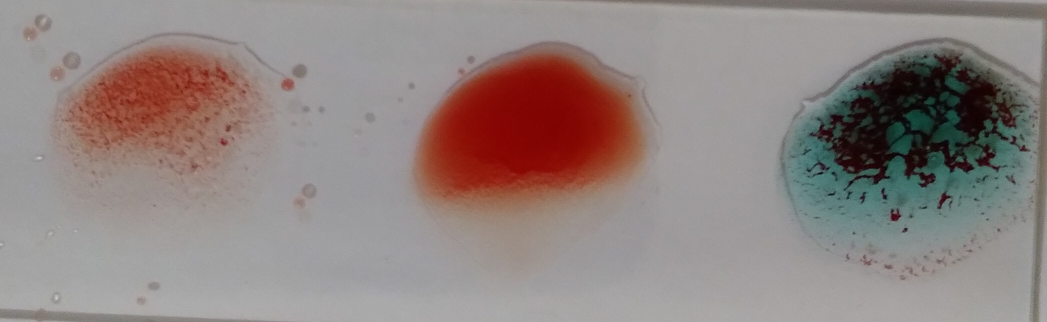
#> input picture test/A+ (98)_jpg.rf.FCgG0bP4lr0eb75VUsfB.jpg, 2093 x 644 px, found by its file name (shown at 1/2 size); its folder holds only this picture in this run
$ jupyter execute --allow-errors 02_color_segmentation_feature_extraction.ipynb   (older library calls are emulated)
#> lines starting #> are read from the running program, lines starting #| are printed output that depends on the picture; after the words box and inside, x2 and y2 are one past the last pixel; in counts of white or black regions, pixels touching at a corner belong together
# Prototype - Color Segmentation and Feature Extraction

Notebook này thử hướng xử lý khách quan hơn: không dùng JSON như đáp án cuối, mà khai thác tri thức miền từ ảnh.

Giả thuyết ban đầu:
- Anti-A có màu xanh.
- Anti-B có màu vàng.
- Anti-D không màu, nên khó nhận diện bằng màu thuốc thử; cần dựa thêm vào vùng máu/texture.
- Background có thể gây nhiễu, nên phải tạo mask foreground trước khi rút đặc trưng.

Đây là prototype để kiểm tra khả năng segment, chưa phải classifier cuối cùng.

[cell 1]
from pathlib import Path
from collections import defaultdict
import json
import math
import re

import cv2
import numpy as np
import pandas as pd
import matplotlib.pyplot as plt

try:
    from google.colab import drive
    IN_COLAB = True
except ImportError:
    IN_COLAB = False

SPLITS = ["train", "valid", "test"]

if IN_COLAB:
    drive.mount("/content/drive")

    # Edit this path if your dataset is stored elsewhere in Google Drive.
    # The folder must contain train/, valid/, test/, and _annotations.coco.json files.
    ROOT = Path("/content/drive/MyDrive/Blood Group Detection.coco")
else:
    ROOT = Path.cwd()

if not all((ROOT / split / "_annotations.coco.json").exists() for split in SPLITS):
    raise FileNotFoundError(
        "COCO dataset not found. If running on Colab, edit ROOT in this cell "
        "to the folder that contains train/, valid/, and test/."
    )

OUTPUT_DIR = ROOT / "processed" / "color_segmentation"
OUTPUT_DIR.mkdir(parents=True, exist_ok=True)

plt.style.use("seaborn-v0_8-whitegrid")
pd.set_option("display.max_columns", 120)

ROOT, OUTPUT_DIR

## 1. Load image list

Ta chỉ dùng JSON để lấy danh sách ảnh và label từ tên file. Không dùng pattern bbox `A/B/D` làm đáp án classification.

[cell 2]
def parse_blood_group(name: str) -> str:
    match = re.match(r"^(AB|A|B|O)[+-]", name)
    return match.group(0) if match else "UNKNOWN"


def load_images_table() -> pd.DataFrame:
    rows = []
    for split in SPLITS:
        path = ROOT / split / "_annotations.coco.json"
        with path.open("r", encoding="utf-8") as f:
            data = json.load(f)

        for img in data["images"]:
            original_name = img.get("extra", {}).get("name", img["file_name"])
            blood_group = parse_blood_group(original_name)
            rows.append({
                "split": split,
                "image_id": img["id"],
                "file_name": img["file_name"],
                "original_name": original_name,
                "blood_group": blood_group,
                "abo": blood_group[:-1] if blood_group != "UNKNOWN" else "UNKNOWN",
                "rh": blood_group[-1] if blood_group != "UNKNOWN" else "UNKNOWN",
                "width": img["width"],
                "height": img["height"],
                "image_path": str(ROOT / split / img["file_name"]),
            })
#> this loop made 3 passes; (reads test/_annotations.coco.json from the repository)
    return pd.DataFrame(rows)


images_df = load_images_table()
images_df.head()

## 2. Color segmentation functions

Ta dùng HSV vì tách màu xanh/vàng ổn hơn RGB. Các ngưỡng bên dưới là ngưỡng ban đầu, cần xem visualization để chỉnh.

Mask chính:
- `anti_a_blue`: vùng xanh/cyan, ứng viên anti-A.
- `anti_b_yellow`: vùng vàng, ứng viên anti-B.
- `blood_red`: vùng đỏ/nâu của máu.
- `foreground`: vùng có màu/không quá trắng, dùng để giảm background.

[cell 3]
def read_rgb(path: str, max_side: int = 1200) -> np.ndarray:
    bgr = cv2.imread(path)
    if bgr is None:
        raise FileNotFoundError(path)
    rgb = cv2.cvtColor(bgr, cv2.COLOR_BGR2RGB)
    h, w = rgb.shape[:2]
    scale = max(h, w) / max_side
    if scale > 1:
        rgb = cv2.resize(rgb, (int(w / scale), int(h / scale)), interpolation=cv2.INTER_AREA)
    return rgb


def clean_mask(mask: np.ndarray, kernel_size: int = 5, min_area: int = 80) -> np.ndarray:
    mask = mask.astype(np.uint8)
    kernel = np.ones((kernel_size, kernel_size), np.uint8)
    mask = cv2.morphologyEx(mask, cv2.MORPH_OPEN, kernel)
    mask = cv2.morphologyEx(mask, cv2.MORPH_CLOSE, kernel)

    num_labels, labels, stats, _ = cv2.connectedComponentsWithStats(mask, connectivity=8)
    cleaned = np.zeros_like(mask)
    for label in range(1, num_labels):
        if stats[label, cv2.CC_STAT_AREA] >= min_area:
            cleaned[labels == label] = 1
    return cleaned.astype(bool)


def segment_image(rgb: np.ndarray) -> dict:
    hsv = cv2.cvtColor(rgb, cv2.COLOR_RGB2HSV)
    h = hsv[:, :, 0]
    s = hsv[:, :, 1]
    v = hsv[:, :, 2]

    # OpenCV hue range is 0..179.
    anti_a_blue = (h >= 80) & (h <= 135) & (s >= 35) & (v >= 35)
    anti_b_yellow = (h >= 15) & (h <= 45) & (s >= 35) & (v >= 45)
    blood_red = (((h <= 12) | (h >= 165)) & (s >= 30) & (v >= 30))

    # General foreground: colored pixels or clearly dark pixels.
    # This avoids treating most white/gray background as useful signal.
    foreground = ((s >= 38) & (v >= 30) & (v <= 250)) | ((s >= 18) & (v <= 150))

    masks = {
        "anti_a_blue": clean_mask(anti_a_blue, kernel_size=5, min_area=120),
        "anti_b_yellow": clean_mask(anti_b_yellow, kernel_size=5, min_area=120),
        "blood_red": clean_mask(blood_red, kernel_size=5, min_area=120),
        "foreground": clean_mask(foreground, kernel_size=5, min_area=200),
    }
    masks["reaction_candidate"] = masks["foreground"] & (masks["blood_red"] | masks["anti_a_blue"] | masks["anti_b_yellow"])
    return masks


def overlay_mask(rgb: np.ndarray, mask: np.ndarray, color=(255, 0, 0), alpha=0.45) -> np.ndarray:
    out = rgb.copy().astype(np.float32)
    color_arr = np.array(color, dtype=np.float32)
    out[mask] = (1 - alpha) * out[mask] + alpha * color_arr
    return out.astype(np.uint8)

## 3. Visual check on representative samples

Đây là cell quan trọng nhất của prototype. Nếu mask xanh/vàng/máu không bám đúng vùng phản ứng, cần chỉnh ngưỡng trước khi dùng feature.

[cell 4]
def pick_one_per_group(df: pd.DataFrame) -> pd.DataFrame:
    order = ["A+", "A-", "B+", "B-", "AB+", "AB-", "O+", "O-"]
    rows = []
    for label in order:
        subset = df[df["blood_group"] == label]
        if not subset.empty:
            rows.append(subset.iloc[0])
    return pd.DataFrame(rows)


samples = pick_one_per_group(images_df)
samples[["split", "blood_group", "file_name"]]

[cell 5]
def show_segmentation_grid(samples: pd.DataFrame):
    rows = len(samples)
    cols = 5
    fig, axes = plt.subplots(rows, cols, figsize=(16, 3.2 * rows))
    if rows == 1:
        axes = np.array([axes])

    for r, (_, sample) in enumerate(samples.iterrows()):
        rgb = read_rgb(sample["image_path"])
#> in read_rgb, bgr is the input picture: shape (644, 2093, 3); mean B, G, R 129, 131.9, 144.1
        masks = segment_image(rgb)
#> in segment_image, `h = hsv[:, :, 0]`:
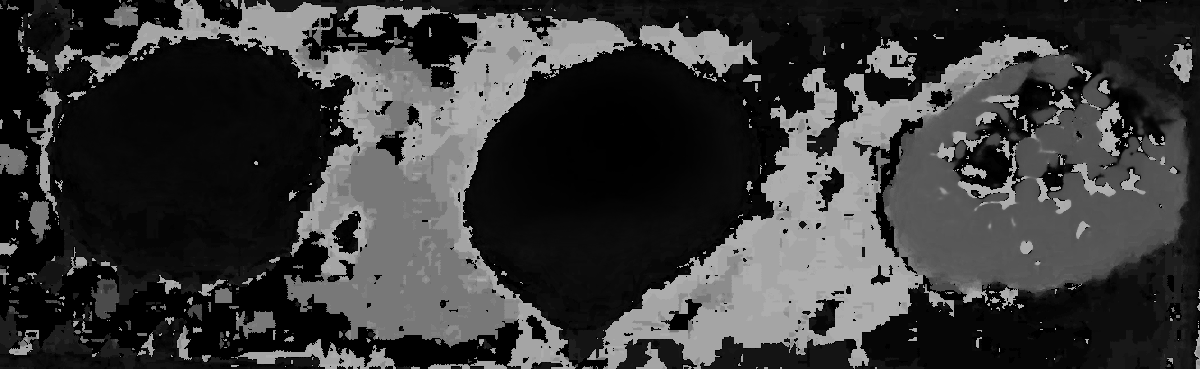
#> h: shape (369, 1200); min 0, max 179, mean 57.3
#> in segment_image, `anti_a_blue = (h >= 80) & (h <= 135) & (s >= 35) & (v >= 35)`:
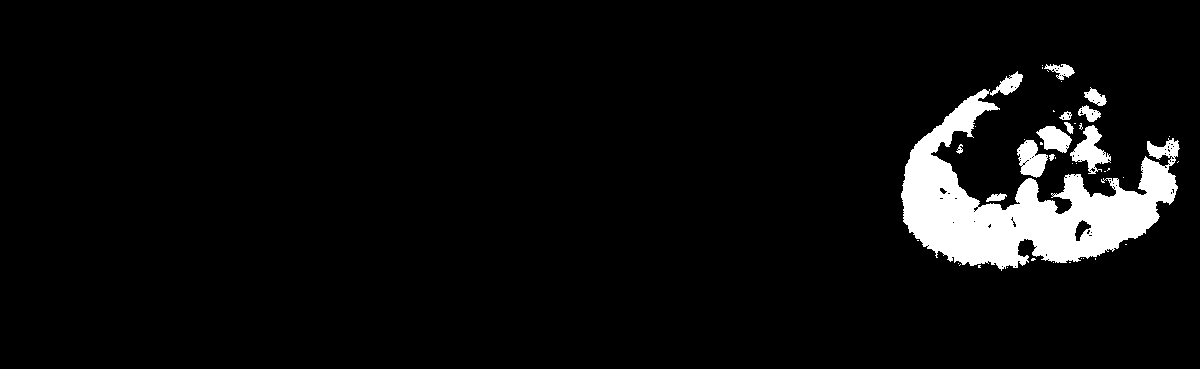
#> anti_a_blue: shape (369, 1200) bool; 5.4% white; 43 white regions (30 under 20 px), largest, box (x1, y1, x2, y2) and area: (901, 89, 1180, 271) 20032, (1070, 125, 1111, 174) 895, (1017, 140, 1048, 178) 758
#> in clean_mask, `num_labels, labels, stats, _ = cv2.connectedComponentsWithStats(mask, ..`:
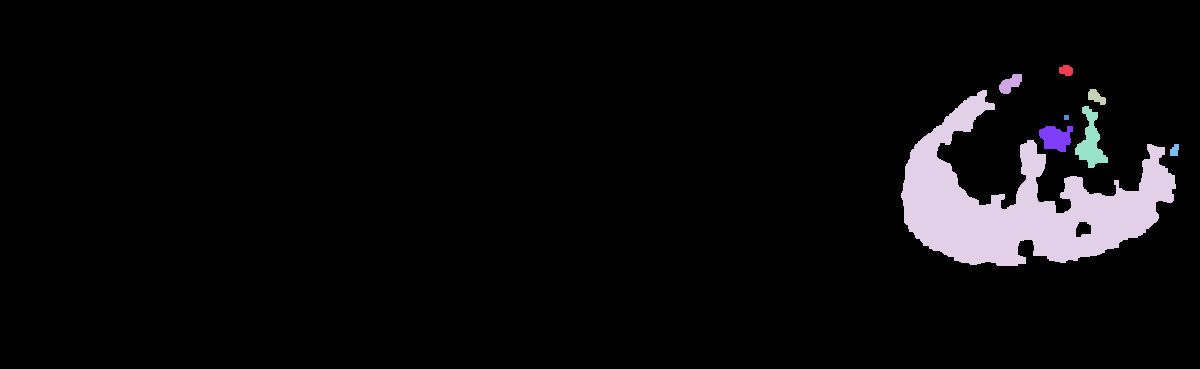
#> labels: shape (369, 1200) int32; 9 distinct labels, from 0 to 8; one colour per label, 0 black
#> in clean_mask, `num_labels, labels, stats, _ = cv2.connectedComponentsWithStats(mask, ..`: num_labels = 9; stats = [[0, 0, 1200, 369, 420190], [1059, 65, 14, 11, 122], [999, 74, 23, 20, 278], [1088, 89, 18, 16, 173], [901, 90, 275, 176, 20377], [1075, 106, 33, 62, 930], [1064, 115, 5, 5, 25], [1039, 126, 34, 26, 619], [1170, 144, 9, 12, 86]]
#> call 2 of clean_mask, with kernel_size = 5, min_area = 120
#> in clean_mask (call 2), `mask = cv2.morphologyEx(mask, cv2.MORPH_OPEN, kernel)`:
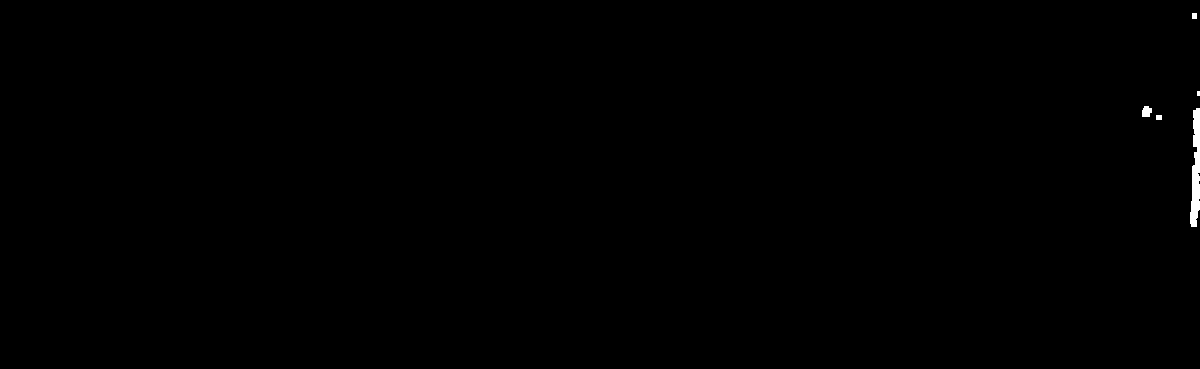
#> mask: shape (369, 1200); values 0 (black) and 1 (white), 0.22% white; 5 white regions (1 under 20 px), largest, box (x1, y1, x2, y2) and area: (1190, 108, 1200, 227) 825, (1142, 106, 1152, 117) 90, (1192, 13, 1197, 19) 30, (1156, 115, 1162, 120) 30
#> in clean_mask (call 2), `num_labels, labels, stats, _ = cv2.connectedComponentsWithStats(mask, ..`: num_labels = 6; stats = [[0, 0, 1200, 369, 441782], [1192, 13, 5, 6, 30], [1197, 91, 3, 5, 15], [1142, 106, 10, 11, 90], [1190, 108, 10, 119, 853], [1156, 115, 6, 5, 30]]
#> call 3 of clean_mask, with kernel_size = 5, min_area = 120
#> in clean_mask (call 3), `num_labels, labels, stats, _ = cv2.connectedComponentsWithStats(mask, ..`:
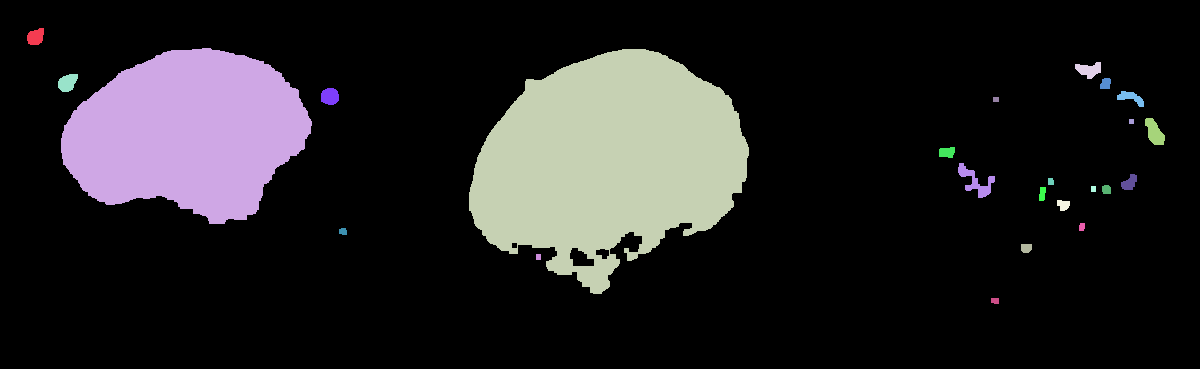
#> labels: shape (369, 1200) int32; 25 distinct labels, from 0 to 24; one colour per label, 0 black
#> in clean_mask (call 3), `num_labels, labels, stats, _ = cv2.connectedComponentsWithStats(mask, ..`: num_labels = 25; stats = 25 rows, first 6: [0, 0, 1200, 369, 363325], [27, 28, 17, 17, 227], [61, 48, 251, 176, 31161], [469, 49, 280, 245, 45218], [1075, 62, 26, 17, 274], [58, 74, 20, 18, 267]
#> call 4 of clean_mask, with kernel_size = 5, min_area = 200
#> in clean_mask (call 4), `num_labels, labels, stats, _ = cv2.connectedComponentsWithStats(mask, ..`:
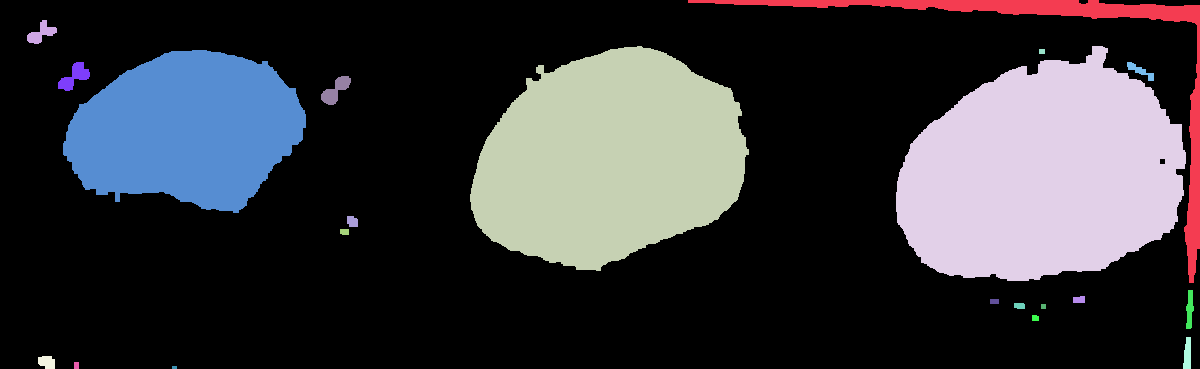
#> labels: shape (369, 1200) int32; 22 distinct labels, from 0 to 21; one colour per label, 0 black
#> in clean_mask (call 4), `num_labels, labels, stats, _ = cv2.connectedComponentsWithStats(mask, ..`: num_labels = 22; stats = 22 rows, first 6: [0, 0, 1200, 369, 308914], [688, 0, 512, 283, 7384], [27, 20, 30, 24, 333], [470, 46, 279, 225, 45590], [896, 46, 290, 235, 49972], [1039, 49, 6, 5, 30]
#> after the loop in clean_mask (call 4), `for label in range(1, num_labels):`:
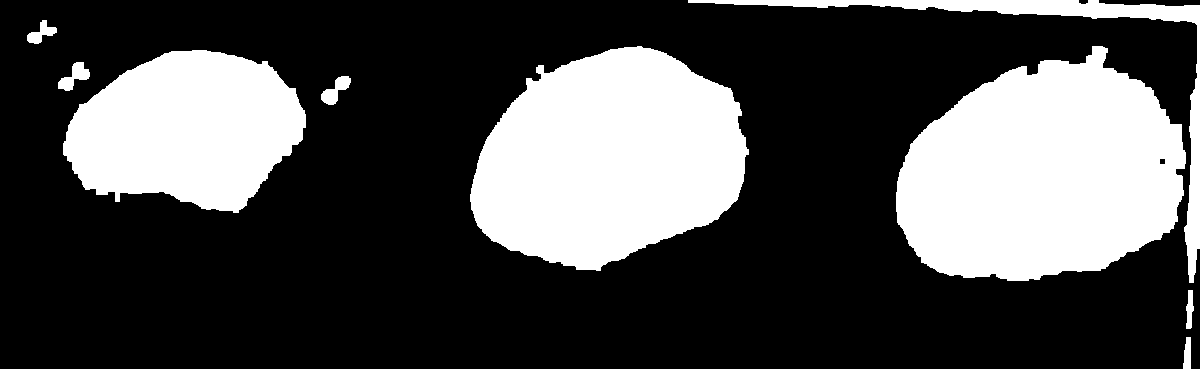
#> cleaned: shape (369, 1200); values 0 (black) and 1 (white), 30% white; 9 white regions, largest, box (x1, y1, x2, y2) and area: (896, 46, 1186, 281) 49972, (470, 46, 749, 271) 45590, (63, 50, 306, 213) 28464
#> masks = 5 items
        views = [
            (rgb, "original"),
            (overlay_mask(rgb, masks["anti_a_blue"], (0, 120, 255)), "anti-A blue"),
            (overlay_mask(rgb, masks["anti_b_yellow"], (255, 220, 0)), "anti-B yellow"),
            (overlay_mask(rgb, masks["blood_red"], (255, 0, 0)), "blood/red"),
            (overlay_mask(rgb, masks["foreground"], (0, 255, 0)), "foreground"),
        ]
#> call 3 of overlay_mask, with color = (255, 0, 0), alpha = 0.45
#> in overlay_mask (call 3), `color_arr = np.array(color, dtype=np.float32)`: color_arr = [255, 0, 0]
#> in overlay_mask (call 3), `out[mask] = (1 - alpha) * out[mask] + alpha * color_arr`:
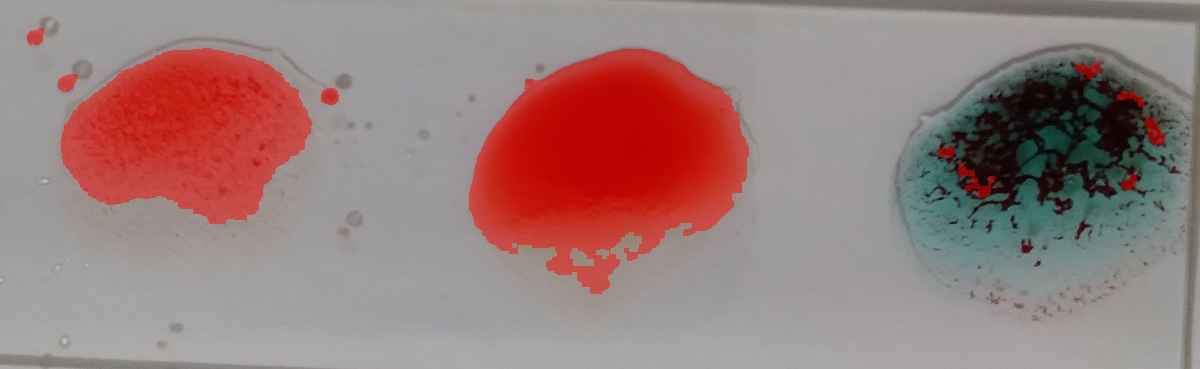
#> out: shape (369, 1200, 3) float32; mean R, G, B 153, 125.7, 123.8
#> in overlay_mask (call 3), `return out.astype(np.uint8)`:
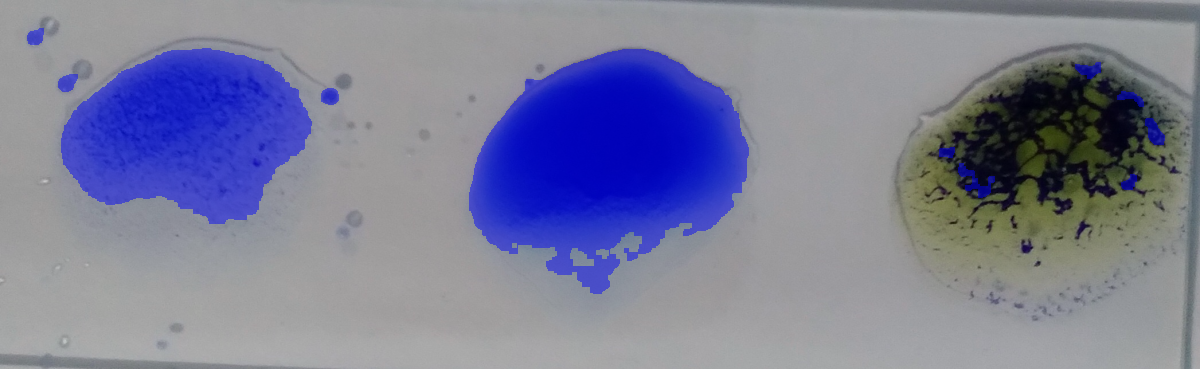
#> returned value: shape (369, 1200, 3); mean of channels 0, 1, 2 152.9, 125.6, 123.7; drawn as B, G, R
#> call 4 of overlay_mask, with color = (0, 255, 0), alpha = 0.45
#> in overlay_mask (call 4), `color_arr = np.array(color, dtype=np.float32)`: color_arr = [0, 255, 0]
#> in overlay_mask (call 4), `return out.astype(np.uint8)`:
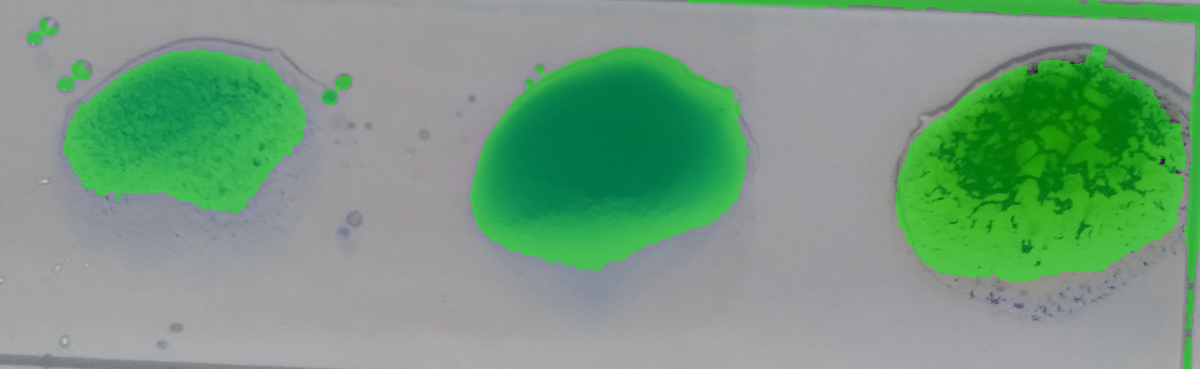
#> returned value: shape (369, 1200, 3); mean of channels 0, 1, 2 128.6, 155.4, 119.2; drawn as B, G, R
        for c, (view, title) in enumerate(views):
            axes[r, c].imshow(view)
            axes[r, c].set_title(f"{sample['blood_group']} | {title}")
            axes[r, c].axis("off")
#> this loop made 5 passes
#> title on passes 1 to 5: 'original', 'anti-A blue', 'anti-B yellow', 'blood/red', 'foreground'
    plt.tight_layout()
    plt.show()


#> (the rest of this cell did not finish here and is left out)

## 4. Multi-method mask-level feature extraction

Feature được tính trong từng mask để giảm ảnh hưởng background. Prototype này kết hợp nhiều nhóm đặc trưng thủ công:

- Color statistics: mean/std RGB, HSV, grayscale.
- HSV histogram: phân bố sắc màu, độ bão hòa, độ sáng.
- LBP texture: mô tả texture cục bộ/lốm đốm.
- GLCM texture: contrast, homogeneity, energy, entropy.
- Edge/gradient: Canny edge density, gradient mean/std.
- Blob/shape: số component, diện tích component lớn nhất, contour area/perimeter.

[cell 6]
# [182 lines left out: functions entropy_from_values, entropy_from_gray, normalized_histogram, lbp_image, lbp_features, glcm_features and 3 more, not called in this run]


def extract_image_features(row: pd.Series) -> dict:
    rgb = read_rgb(row["image_path"])
